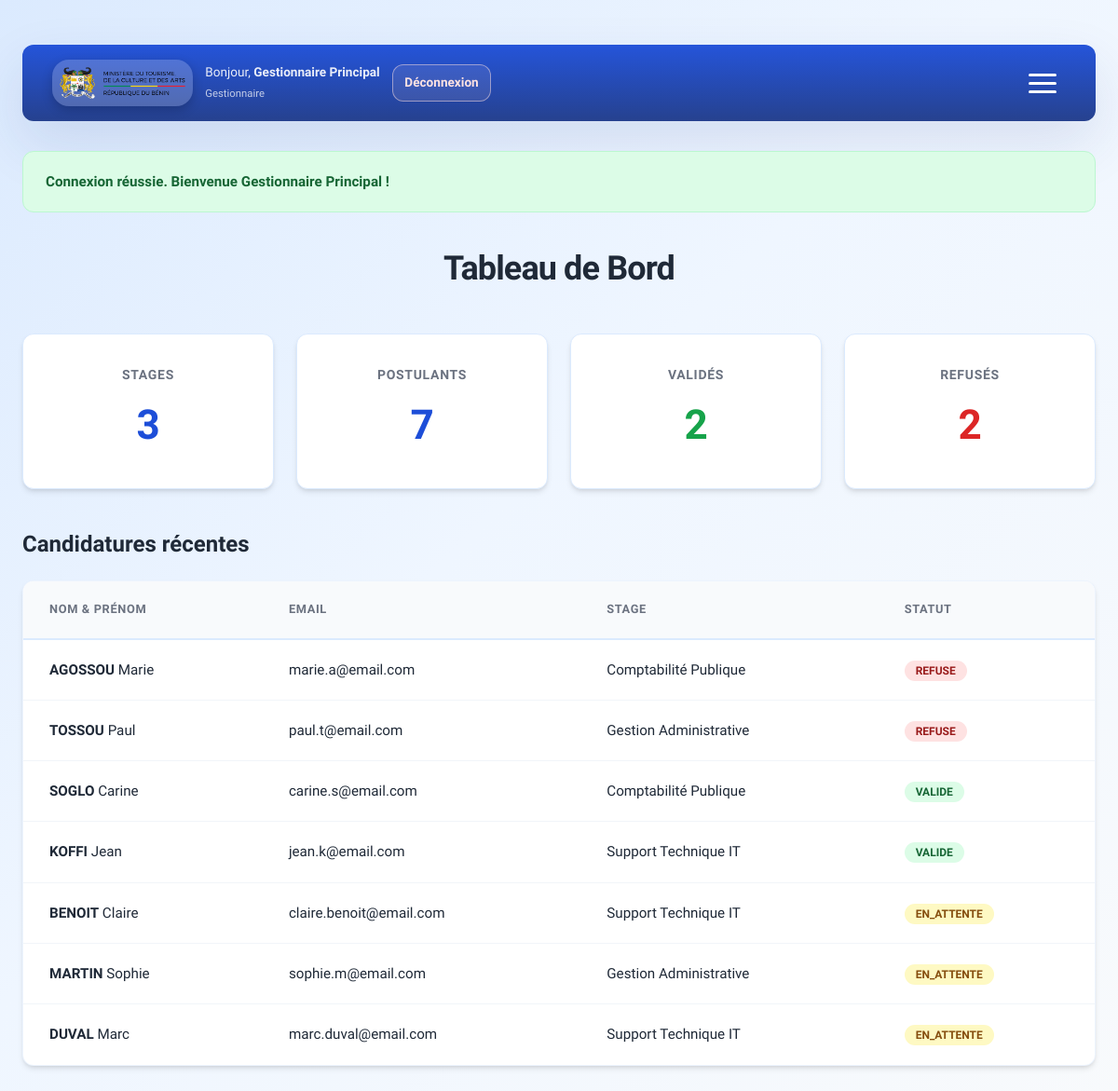
The app's page /Acceuil.php (signed in) with its own data.
### tables this page shows
CREATE TABLE `stagiaires` (
  `id` int(11) NOT NULL AUTO_INCREMENT,
  `nom` varchar(100) NOT NULL,
  `prenom` varchar(100) NOT NULL,
  `email` varchar(150) NOT NULL,
  `date_naissance` date DEFAULT NULL,
  `adresse` varchar(255) DEFAULT NULL,
  `formation` varchar(150) DEFAULT NULL,
  `specialite` varchar(150) DEFAULT NULL,
  `telephone` varchar(20) DEFAULT NULL,
  `cv` varchar(255) DEFAULT NULL,
  `lm` varchar(255) DEFAULT NULL,
  `attestation_diplome` varchar(255) DEFAULT NULL,
  `stage_id` int(11) DEFAULT NULL,
  `duree_choisie` varchar(50) DEFAULT NULL,
  `type_stage` enum('professionnel','academique') NOT NULL,
  `modalite` enum('solo','binome') DEFAULT 'solo',
  `ecole_nom` varchar(255) DEFAULT NULL,
  `ecole_directeur` varchar(255) DEFAULT NULL,
  `ecole_adresse` varchar(255) DEFAULT NULL,
  `ecole_telephone` varchar(50) DEFAULT NULL,
  `ecole_email` varchar(150) DEFAULT NULL,
  `motif` text DEFAULT NULL,
  `binome_nom` varchar(100) DEFAULT NULL,
  `binome_prenom` varchar(100) DEFAULT NULL,
  `binome_email` varchar(150) DEFAULT NULL,
  `binome_date_naissance` date DEFAULT NULL,
  `binome_telephone` varchar(20) DEFAULT NULL,
  `binome_adresse` varchar(255) DEFAULT NULL,
  `binome_formation` varchar(150) DEFAULT NULL,
  `binome_specialite` varchar(150) DEFAULT NULL,
  `binome_cv` varchar(255) DEFAULT NULL,
  `binome_lm` varchar(255) DEFAULT NULL,
  `status` enum('en_attente','valide','refuse','termine') DEFAULT 'en_attente',
  `date_validation` datetime DEFAULT NULL,
  `date_debut` date DEFAULT NULL,
  `date_fin` date DEFAULT NULL,
  `date_refus` datetime DEFAULT NULL,
  PRIMARY KEY (`id`),
  CONSTRAINT `fk_stagiaire_stage` FOREIGN KEY (`stage_id`) REFERENCES `stages` (`id`) ON DELETE CASCADE
);

CREATE TABLE `stages` (
  `id` int(11) NOT NULL AUTO_INCREMENT,
  `titre` varchar(255) NOT NULL,
  `description` text NOT NULL,
  `duree` varchar(50) NOT NULL,
  `departement_id` int(11) DEFAULT NULL,
  PRIMARY KEY (`id`),
  CONSTRAINT `fk_stage_dept` FOREIGN KEY (`departement_id`) REFERENCES `departements` (`id`) ON DELETE SET NULL
);

### config.php (called while the page is built, shortened)
<?php
function e(?string $value): string
{
    return htmlspecialchars((string) $value, ENT_QUOTES, 'UTF-8');
}

### Acceuil.php (the view, shortened to what this page needs)
<?php
require_once 'config.php';
try {
    $connection = db();
} catch (PDOException $e) {
    die("Erreur de connexion : " . htmlspecialchars($e->getMessage()));
}
try {
    $totalStages = $connection->query("SELECT COUNT(*) FROM stages")->fetchColumn();
    $totalStagiaires = $connection->query("SELECT COUNT(*) FROM stagiaires")->fetchColumn();
    $totalValides = $connection->query("SELECT COUNT(*) FROM stagiaires WHERE status = 'valide'")->fetchColumn();
    $totalRefuses = $connection->query("SELECT COUNT(*) FROM stagiaires WHERE status = 'refuse'")->fetchColumn();
    $query = $connection->query("
    SELECT s.id, s.nom, s.prenom, s.email, st.titre AS stage_name, s.status
    FROM stagiaires s
    LEFT JOIN stages st ON s.stage_id = st.id
    ORDER BY s.id DESC LIMIT 10
");
    $stagiaires = $query->fetchAll(PDO::FETCH_ASSOC);
} catch (PDOException $e) {
    die("Erreur lors de la récupération des données : " . htmlspecialchars($e->getMessage()));
}
include 'header.php';
?>
    <h1>Tableau de Bord</h1>
    <div class="stats">
        <div class="card">
            <p>Stages</p>
            <h2><?= (int)$totalStages; ?></h2>
        </div>
        <div class="card">
            <p>Postulants</p>
            <h2><?= (int)$totalStagiaires; ?></h2>
        </div>
        <div class="card">
            <p>Validés</p>
            <h2 style="color: var(--success);"><?= (int)$totalValides; ?></h2>
        </div>
        <div class="card">
            <p>Refusés</p>
            <h2 style="color: var(--danger);"><?= (int)$totalRefuses; ?></h2>
        </div>
    </div>
    <h2 style="margin: 40px 0 20px;">Candidatures récentes</h2>
    <div class="table-container">
        <table>
            <thead>
                <tr>
                    <th>Nom & Prénom</th>
                    <th>Email</th>
                    <th>Stage</th>
                    <th>Statut</th>
                </tr>
            </thead>
            <tbody>
                <?php foreach ($stagiaires as $stagiaire): ?>
                    <tr>
                        <td><strong><?= e($stagiaire['nom']); ?></strong> <?= e($stagiaire['prenom']); ?></td>
                        <td><?= e($stagiaire['email']); ?></td>
                        <td><?= e($stagiaire['stage_name']); ?></td>
                        <td>
                            <span style="padding: 4px 12px; border-radius: 20px; font-size: 0.75rem; font-weight: 700; text-transform: uppercase;
                                background: <?= $stagiaire['status'] === 'valide' ? '#dcfce7' : ($stagiaire['status'] === 'refuse' ? '#fee2e2' : '#fef9c3') ?>;
                                color: <?= $stagiaire['status'] === 'valide' ? '#166534' : ($stagiaire['status'] === 'refuse' ? '#991b1b' : '#854d0e') ?>;">
                                <?= e($stagiaire['status']); ?>
                            </span>
                        </td>
                    </tr>
                <?php endforeach; ?>
            </tbody>
        </table>
    </div>
</body>
</html>

### header.php (style rules this page uses)
:root { --primary: #1d4ed8; --primary-dark: #1e3a8a; --success: #16a34a; --success-dark: #15803d; --danger: #dc2626; --danger-dark: #b91c1c; --bg: linear-gradient(135deg, #dbeafe 0%, #eff6ff 45%, #f8fafc 100%); --card: #ffffff; --text: #1f2937; --text-muted: #6b7280; --border: #dbeafe; --shadow: 0 24px 60px rgba(30, 58, 138, 0.12); --shadow-sm: 0 4px 6px -1px rgb(0 0 0 / 0.1), 0 2px 4px -2px rgb(0 0 0 / 0.1); --radius: 22px; --radius-sm: 12px; }
* { margin: 0; padding: 0; box-sizing: border-box; }
html { scroll-behavior: smooth; }
body { background: var(--bg); color: var(--text); line-height: 1.6; min-height: 100vh; font-family: 'Work Sans', system-ui, -apple-system, sans-serif; }
h1 { text-align: center; color: var(--text); margin: 20px 0 40px; font-weight: 800; font-size: 2.25rem; letter-spacing: -0.025em; }
.table-container { background: var(--card); border-radius: var(--radius-sm); overflow-x: auto; box-shadow: var(--shadow-sm); border: 1px solid rgba(219,234,254,0.5); margin-bottom: 2rem; }
table { width: 100%; border-collapse: collapse; text-align: left; }
th { background: #f8fafc; color: var(--text-muted); font-weight: 700; font-size: 0.8rem; text-transform: uppercase; letter-spacing: 0.05em; padding: 1.25rem 1.75rem; border-bottom: 2px solid var(--border); }
td { padding: 1.25rem 1.75rem; border-bottom: 1px solid #f1f5f9; font-size: 0.95rem; vertical-align: middle; }
tr:last-child td { border-bottom: none; }
.stats { display: grid; grid-template-columns: repeat(auto-fit, minmax(220px, 1fr)); gap: 24px; margin-bottom: 40px; }
.card { background: var(--card); padding: 2rem; border-radius: var(--radius-sm); text-align: center; box-shadow: var(--shadow-sm); border: 1px solid var(--border); transition: transform 0.3s; }
.card p { color: var(--text-muted); font-size: 0.875rem; font-weight: 600; text-transform: uppercase; letter-spacing: 0.05em; margin-bottom: 0.5rem; }
.card h2 { color: var(--primary); font-size: 2.75rem; font-weight: 800; margin: 0; }

### records on screen
stagiaires: nom "AGOSSOU", prenom "Marie", email "marie.a@email.com", stage.titre "Comptabilité Publique", status "REFUSE"
stagiaires: nom "TOSSOU", prenom "Paul", email "paul.t@email.com", stage.titre "Gestion Administrative", status "REFUSE"
stagiaires: nom "SOGLO", prenom "Carine", email "carine.s@email.com", stage.titre "Comptabilité Publique", status "VALIDE"
stagiaires: nom "KOFFI", prenom "Jean", email "jean.k@email.com", stage.titre "Support Technique IT", status "VALIDE"
stagiaires: nom "BENOIT", prenom "Claire", email "claire.benoit@email.com", stage.titre "Support Technique IT", status "EN_ATTENTE"
stagiaires: nom "MARTIN", prenom "Sophie", email "sophie.m@email.com", stage.titre "Gestion Administrative", status "EN_ATTENTE"
stagiaires: nom "DUVAL", prenom "Marc", email "marc.duval@email.com", stage.titre "Support Technique IT", status "EN_ATTENTE"

### other values on screen
$user_name "Gestionnaire Principal"
$user_role "Gestionnaire"
$flash['message'] "Connexion réussie. Bienvenue Gestionnaire Principal !"
$totalStages "3"
$totalStagiaires "7"
$totalValides "2"
$totalRefuses "2"
